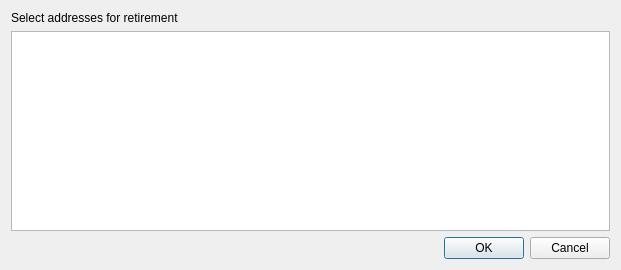
<?xml version="1.0" encoding="UTF-8"?>
<ui version="4.0">
 <class>DelAddressDialog</class>
 <widget class="QDialog" name="DelAddressDialog">
  <property name="geometry">
   <rect>
    <x>0</x>
    <y>0</y>
    <width>621</width>
    <height>270</height>
   </rect>
  </property>
  <property name="windowTitle">
   <string>Select addresses to retire</string>
  </property>
  <layout class="QVBoxLayout" name="verticalLayout_2">
   <item>
    <widget class="QLabel" name="label_2">
     <property name="text">
      <string>Select addresses for retirement</string>
     </property>
    </widget>
   </item>
   <item>
    <widget class="DictionaryListView" name="uSadListView"/>
   </item>
   <item>
    <widget class="QDialogButtonBox" name="buttonBox">
     <property name="orientation">
      <enum>Qt::Horizontal</enum>
     </property>
     <property name="standardButtons">
      <set>QDialogButtonBox::Cancel|QDialogButtonBox::Ok</set>
     </property>
    </widget>
   </item>
  </layout>
 </widget>
 <customwidgets>
  <customwidget>
   <class>DictionaryListView</class>
   <extends>QTableView</extends>
   <header>AimsUI.AimsClient.Gui.DictionaryList</header>
  </customwidget>
 </customwidgets>
 <resources/>
 <connections>
  <connection>
   <sender>buttonBox</sender>
   <signal>accepted()</signal>
   <receiver>DelAddressDialog</receiver>
   <slot>accept()</slot>
   <hints>
    <hint type="sourcelabel">
     <x>248</x>
     <y>254</y>
    </hint>
    <hint type="destinationlabel">
     <x>157</x>
     <y>274</y>
    </hint>
   </hints>
  </connection>
  <connection>
   <sender>buttonBox</sender>
   <signal>rejected()</signal>
   <receiver>DelAddressDialog</receiver>
   <slot>reject()</slot>
   <hints>
    <hint type="sourcelabel">
     <x>316</x>
     <y>260</y>
    </hint>
    <hint type="destinationlabel">
     <x>286</x>
     <y>274</y>
    </hint>
   </hints>
  </connection>
 </connections>
</ui>
